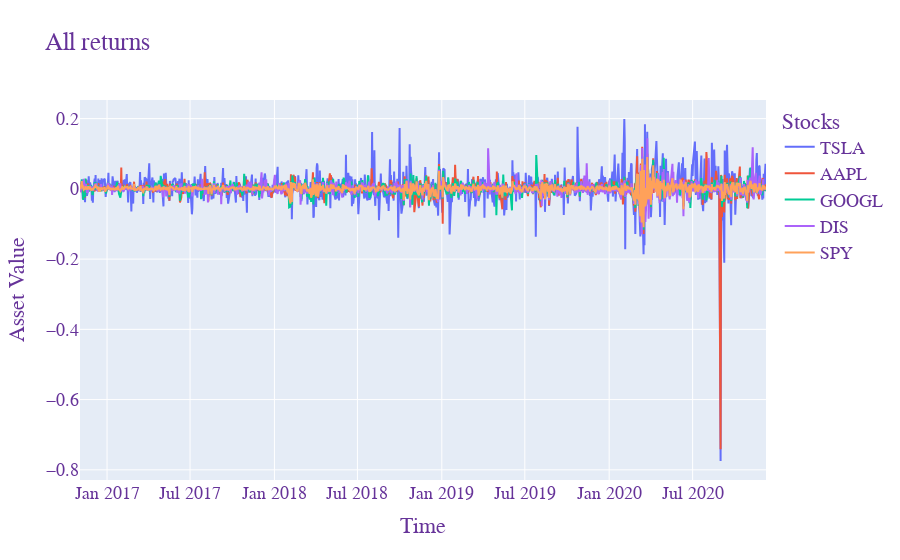

The notebook cell this image was saved under:
### Code cell
RyanPortfolio.plot_column('all','returns') # checks if first condition works# Calling plot_column() function:

### Figure 1 — Plotly figure (JSON) as saved in the notebook; plotly's stock layout.template omitted (floating-point values rounded to 4 significant figures; data arrays with more than 128 entries replaced by an {"elided": "..."} marker saying what was removed)
{"data": [{"name": "TSLA", "type": "scatter", "x": {"elided": "1031 str values"}, "y": {"elided": "1031 float values"}}, {"name": "AAPL", "type": "scatter", "x": {"elided": "1031 str values"}, "y": {"elided": "1031 float values"}}, {"name": "GOOGL", "type": "scatter", "x": {"elided": "1031 str values"}, "y": {"elided": "1031 float values"}}, {"name": "DIS", "type": "scatter", "x": {"elided": "1031 str values"}, "y": {"elided": "1031 float values"}}, {"name": "SPY", "type": "scatter", "x": {"elided": "1031 str values"}, "y": {"elided": "1031 float values"}}], "layout": {"font": {"color": "RebeccaPurple", "family": "Courier New, monospace", "size": 18}, "legend": {"title": {"text": "Stocks"}}, "title": {"text": "All returns"}, "xaxis": {"title": {"text": "Time"}}, "yaxis": {"title": {"text": "Asset Value"}}}}
